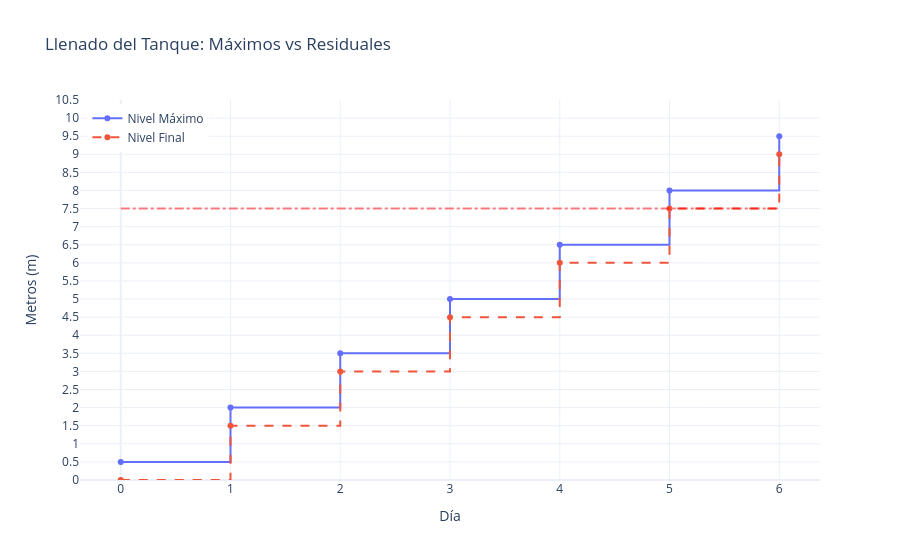

Notebook source saved alongside this figure:
### Markdown cell above
### Interactividad con Plotly (Resumen Visual)

Si estuviéramos en un entorno interactivo, usaríamos **Plotly** para visualizar el crecimiento dinámico:

### Code cell
import plotly.graph_objects as go
import numpy as np

# Configuración del gráfico
fig = go.Figure()

# Nivel Máximo con forma de pasos (Equivalente a plt.step)
fig.add_trace(go.Scatter(
    x=df['Día'], 
    y=df['Nivel Máximo (m)'], 
    name='Nivel Máximo', 
    mode='lines+markers',
    line=dict(shape='hv') # 'hv' es equivalente a where='post' en Matplotlib
))

# Nivel Final con forma de pasos
fig.add_trace(go.Scatter(
    x=df['Día'], 
    y=df['Nivel Final/Noche (m)'], 
    name='Nivel Final', 
    mode='lines+markers',
    line=dict(shape='hv', dash='dash') # dash para imitar el linestyle='--'
))

# Línea de referencia (Equivalente a plt.hlines)
fig.add_shape(
    type="line",
    x0=df['Día'].min(), x1=df['Día'].max(),
    y0=7.5, y1=7.5,
    line=dict(color="Red", width=2, dash="dashdot"),
    opacity=0.5
)

fig.update_layout(
    title='Llenado del Tanque: Máximos vs Residuales',
    xaxis_title='Día',
    yaxis_title='Metros (m)',
    template='plotly_white',
    xaxis=dict(
        tickmode='linear',
        tick0=df['Día'].min(),
        dtick=1
    ),
    yaxis=dict(
        tickmode='linear',
        tick0=0,
        dtick=0.5,
        range=[0, max(df['Nivel Máximo (m)'].max(), df['Nivel Final/Noche (m)'].max()) + 1]
    ),
    legend=dict(yanchor="top", y=0.99, xanchor="left", x=0.01)
)

fig.show()

# Exportar imagen (Recuerda tener instalado el paquete 'kaleido')
fig.write_image(r"C:\Users\marco\Downloads\llenado_del_tanque.jpeg")

### Figure 1 — Plotly figure (JSON) as saved in the notebook; plotly's stock layout.template omitted (floating-point values rounded to 4 significant figures)
{"data": [{"line": {"shape": "hv"}, "mode": "lines+markers", "name": "Nivel Máximo", "type": "scatter", "x": [0, 1, 2, 3, 4, 5, 6], "y": [0.5, 2.0, 3.5, 5.0, 6.5, 8.0, 9.5]}, {"line": {"dash": "dash", "shape": "hv"}, "mode": "lines+markers", "name": "Nivel Final", "type": "scatter", "x": [0, 1, 2, 3, 4, 5, 6], "y": [0.0, 1.5, 3.0, 4.5, 6.0, 7.5, 9.0]}], "layout": {"legend": {"x": 0.01, "xanchor": "left", "y": 0.99, "yanchor": "top"}, "shapes": [{"line": {"color": "Red", "dash": "dashdot", "width": 2}, "opacity": 0.5, "type": "line", "x0": 0, "x1": 6, "y0": 7.5, "y1": 7.5}], "title": {"text": "Llenado del Tanque: Máximos vs Residuales"}, "xaxis": {"dtick": 1, "tick0": 0, "tickmode": "linear", "title": {"text": "Día"}}, "yaxis": {"dtick": 0.5, "range": [0, 10.5], "tick0": 0, "tickmode": "linear", "title": {"text": "Metros (m)"}}}}
